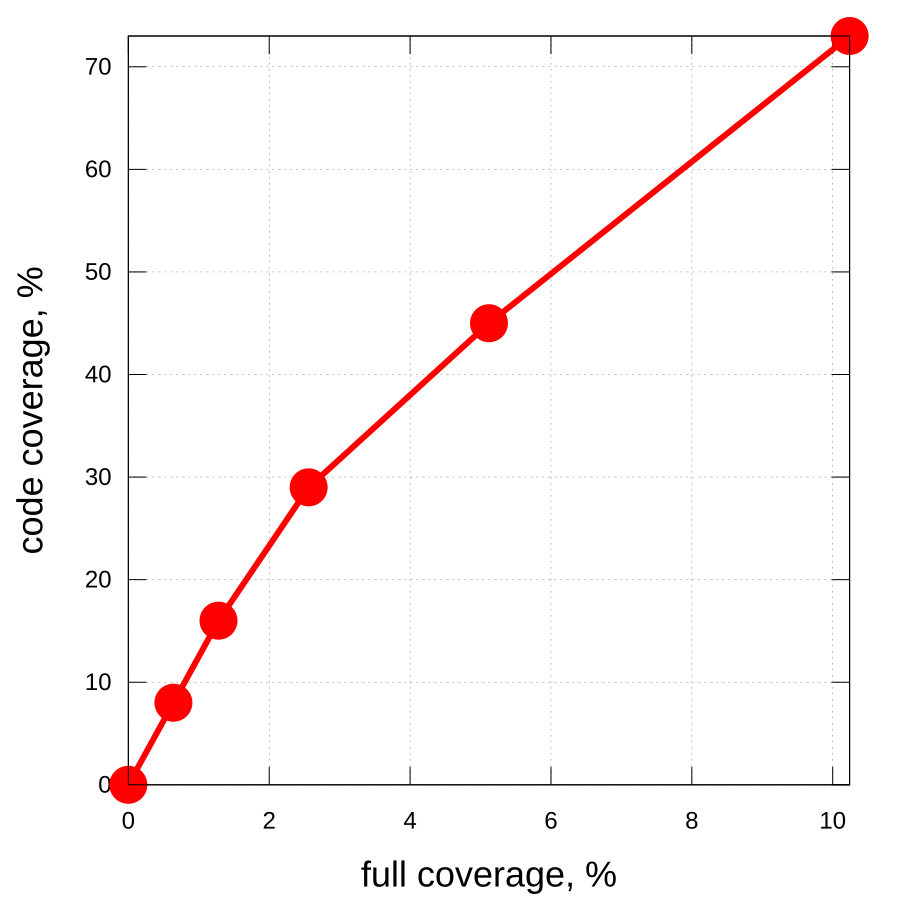

Write the gnuplot code that produced this figure.
set terminal svg size 900,900 dynamic enhanced font "Arial,24"
set output "/home/runner/work/coverage-talk/coverage-talk/target/generated-slides/images/coverage-plot-06.svg"

set xlabel "full coverage, %" font ",36"
set ylabel "code coverage, %" font ",36"

set xrange [0:10.24]
set yrange [0:73]

set grid
set key off

$Data << EOD
0 0
0.64 8
1.28 16
2.56 29
5.12 45
10.24 73
EOD

plot $Data using 1:2 with linespoints \
    linecolor rgb "red" linewidth 6 \
    pointtype 7 pointsize 2
